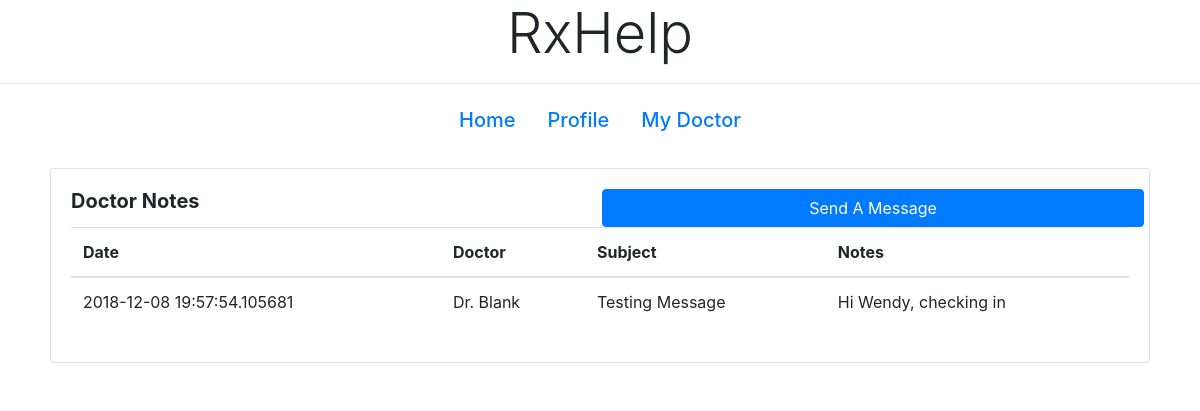
/patientMyDoctor/43825, run on the app's committed database.
### tables this page shows
CREATE TABLE doctor_notes(
dr_id INT,
patient_id INT,
note_id INT PRIMARY KEY,
subject VARCHAR(255) NOT NULL,
date DATE NOT NULL,
content VARCHAR(255) NOT NULL
);

CREATE TABLE doctors(
username VARCHAR(255) NOT NULL,
password VARCHAR(255) NOT NULL,
name VARCHAR(255) NOT NULL,
id_number INT PRIMARY KEY
);

### app.py (the view)
@app.route('/patientMyDoctor/<id_num>', methods=['GET'])
def drP(id_num):
    conn = sqlite3.connect('database.db')
    cur = conn.cursor()
    cur.execute("select * from doctor_notes where patient_id = " + id_num + ";")
    dNotes = cur.fetchall()
    dNotes = list(dNotes)
    notesInfo = []
    for doc_id in dNotes:
        doc_id = list(doc_id)
        cur.execute("select name from doctors where id_number = " + str(doc_id[0]) + ";")
        name = cur.fetchall()
        doc_id[0] = name[0][0]
        notesInfo.append(doc_id)
    return render_template('patient/patientMyDoctor.html', notesInfo=notesInfo, id_num=id_num)

### templates/patient/patientMyDoctor.html (shortened to what this page needs)
<!DOCTYPE html>
<html lang="en">
<head>
  <link rel="stylesheet" href="https://stackpath.bootstrapcdn.com/bootstrap/4.1.3/css/bootstrap.min.css"
>
</head>
<body>
<b><h1 style="text-align: center;" class="display-4">RxHelp</h1></b>
<hr>
<ul class="nav justify-content-center">
  <li class="nav-item">
    <a class="nav-link active" href="/patientHome/{{id_num}}"><h5>Home</h5></a>
  </li>
  <li class="nav-item">
    <a class="nav-link" href="/patientProfile/{{id_num}}"><h5>Profile</h5></a>
  </li>
  <li class="nav-item">
    <a class="nav-link" href="/patientMyDoctor/{{id_num}}"><h5>My Doctor</h5></a>
  </li>
</ul>
<div id="boxy" class="container">
  <div class="row">
    <div style="margin: 20px;" class="card w-100">
      <div class="card-body">
        <div class="row">
          <h5 class="card-title col-sm"><b>Doctor Notes</b></h5>
          <a class="btn btn-primary btn btn-block col-sm" href="/sendMsg/{{id_num}}" role="button">Send A Message</a>
        </div>
        <table class="table">
          <thead>
          <tr>
            <th scope="col">Date</th>
            <th scope="col">Doctor</th>
            <th scope="col">Subject</th>
            <th scope="col">Notes</th>
          </tr>
          </thead>
          <tbody>
          {% for n in notesInfo %}
          <tr>
            <td>{{n[4]}}</td>
            <td>{{n[0]}}</td>
            <td>{{n[3]}}</td>
            <td>{{n[5]}}</td>
          </tr>
          {% endfor %}
          </tbody>
        </table>
      </div>
    </div>
  </div>
</div>
</body>
</html>

### templates/patient/patientMyDoctor.html (style rules this page uses)
body { background-image: url("https://patientengagementhit.com/images/site/features/_large/patient-healthcare-access-header.jpg"); background-size: auto auto; }
#boxy { background-color: rgba(255, 255, 255, 0.6); }

### data on the page
doctor_notes: date "2018-12-08 19:57:54.105681", subject "Testing Message", content "Hi Wendy, checking in"
doctors: name "Dr. Blank"
